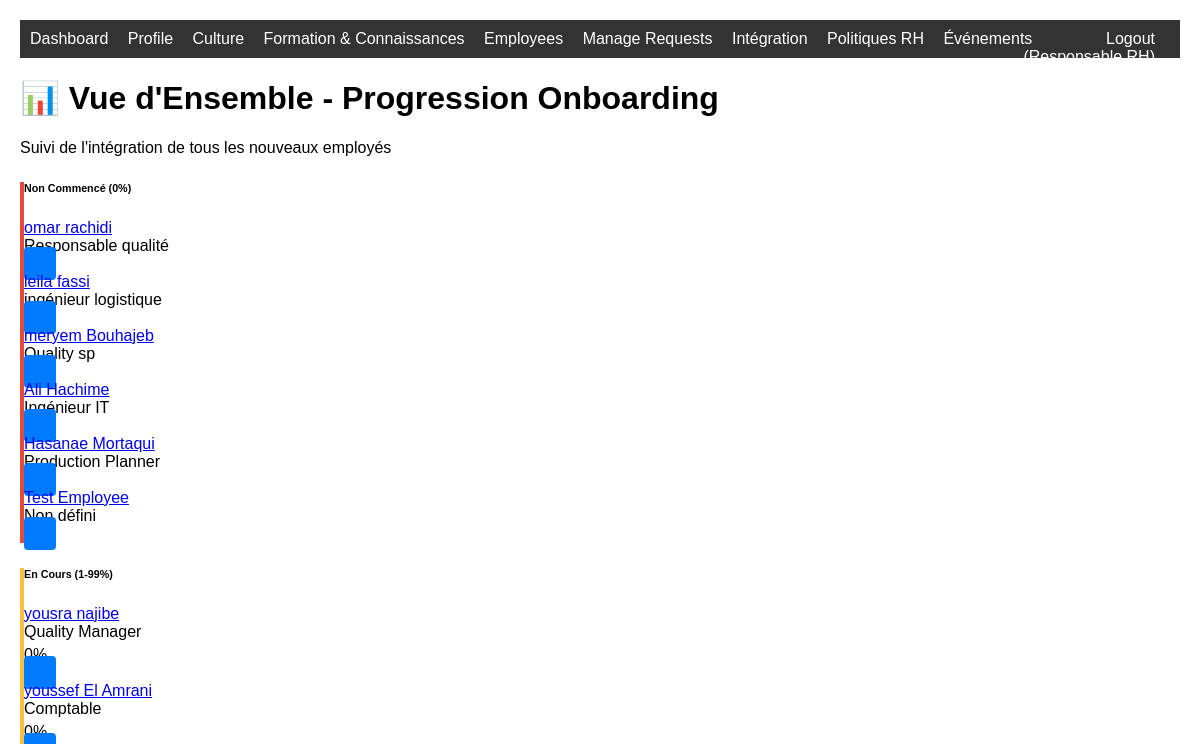
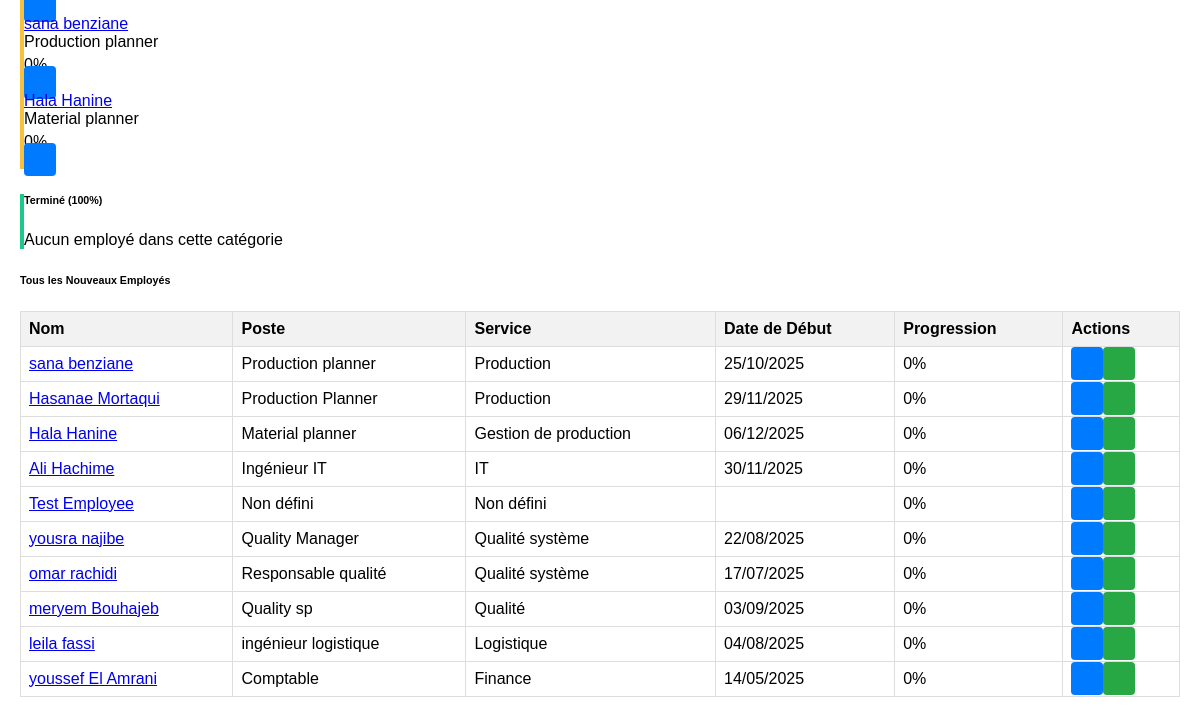
Page /onboarding/progress/ (signed in) on the earlier database version (2 pictures, top to bottom).
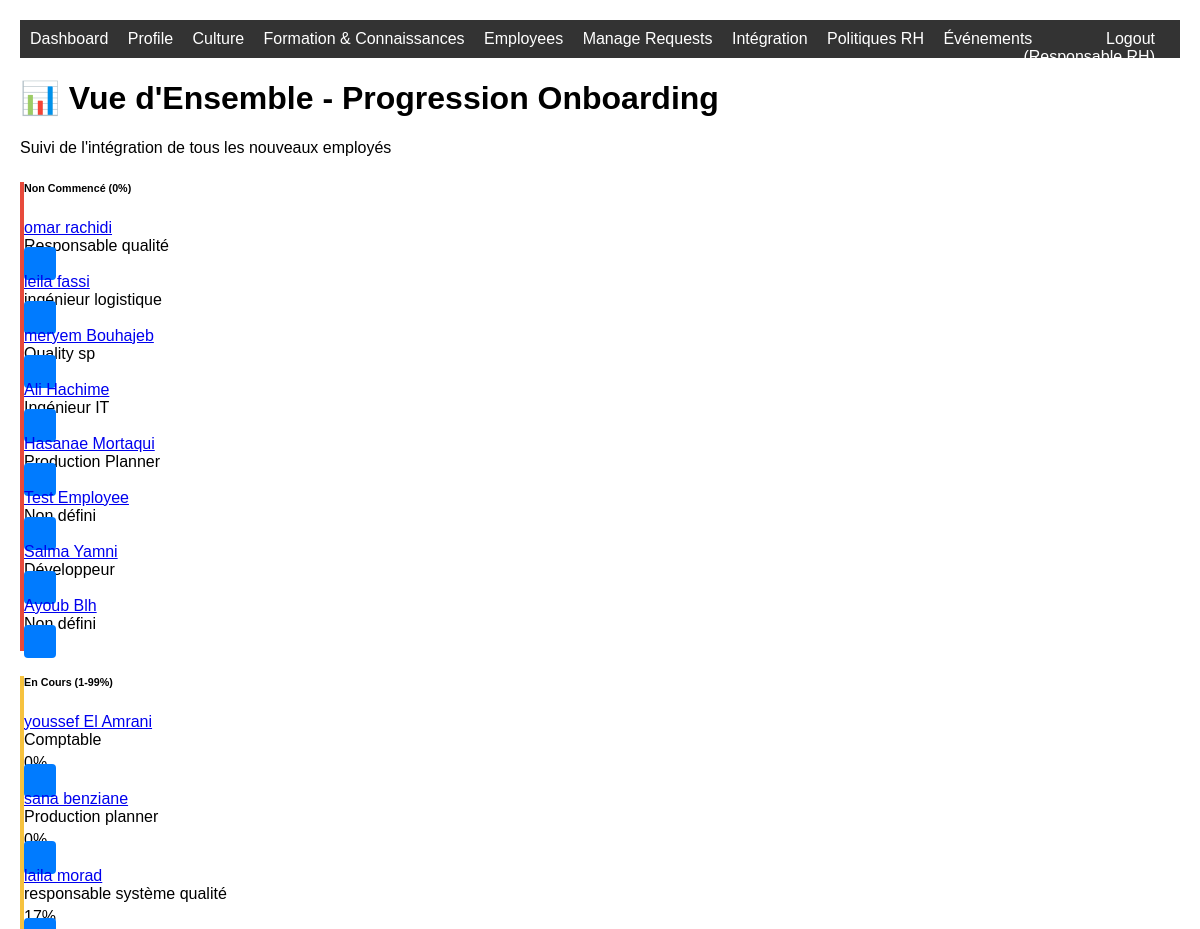
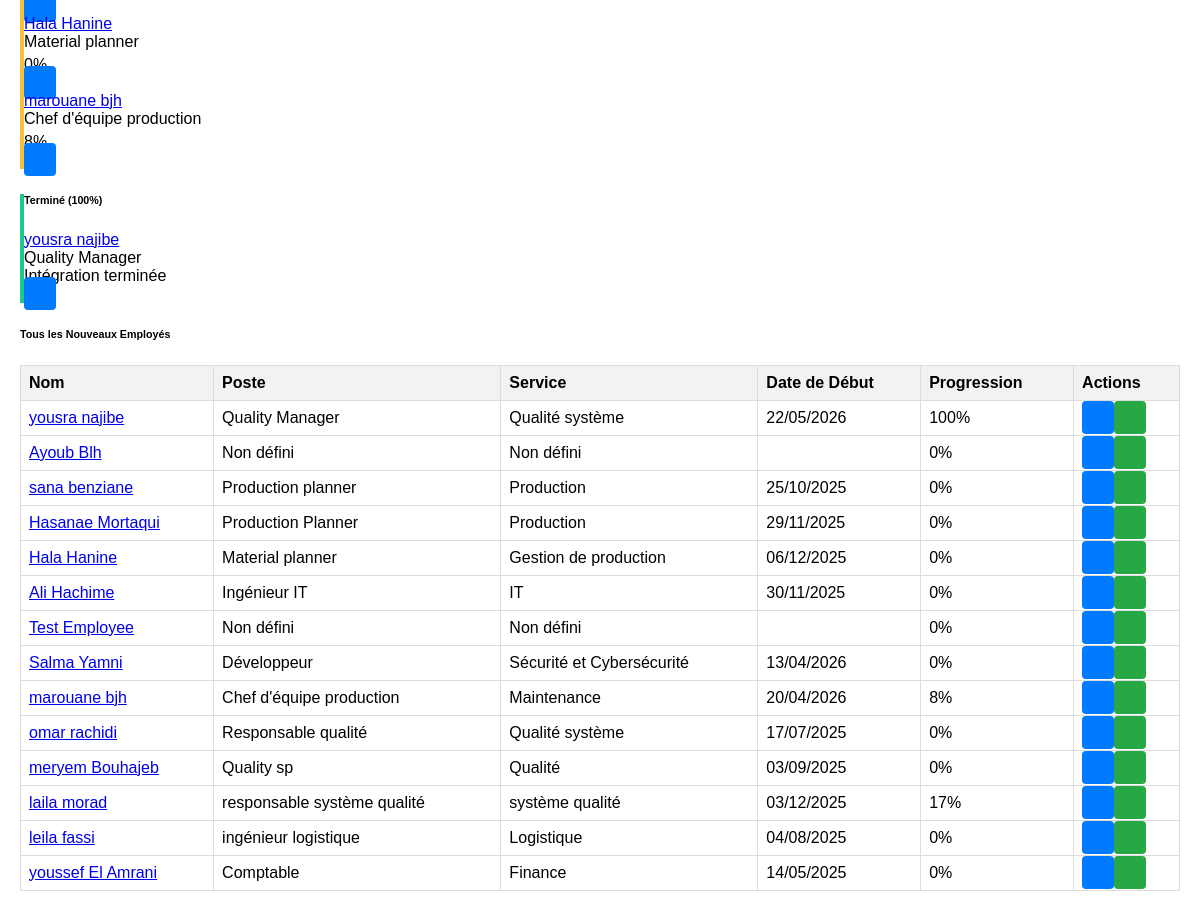
Same page on the later database version (2 pictures, top to bottom).
### employees/models.py (models this page shows, shortened)
class Employee(models.Model):
    user = models.OneToOneField(settings.AUTH_USER_MODEL, on_delete=models.CASCADE, related_name='employee_profile')
    matricule = models.CharField(max_length=30, unique=True)
    poste = models.CharField(max_length=100, blank=True)
    service = models.CharField(max_length=100, blank=True)
    department = models.ForeignKey(Department, on_delete=models.SET_NULL, null=True, blank=True, related_name='employees')
    date_embauche = models.DateField(null=True, blank=True)
    statut = models.CharField(max_length=50, default='actif')
    photo = models.ImageField(upload_to='employees/photos/', blank=True, null=True)
    onboarding_status = models.CharField(max_length=20, choices=[
        ('not_started', 'Non commencé'),
        ('in_progress', 'En cours'),
        ('completed', 'Terminé')
    ], default='not_started')
    assigned_manager = models.ForeignKey('self', on_delete=models.SET_NULL, null=True, blank=True, related_name='managed_employees')
    @property
    def onboarding_progress(self):
        total_items = self.onboarding_checklist.count()
        if total_items == 0:
            return 0
        completed_items = self.onboarding_checklist.filter(is_completed=True).count()
        progress = round((completed_items / total_items) * 100)
        if progress == 0:
            self.onboarding_status = 'not_started'
        elif progress == 100:
            self.onboarding_status = 'completed'
        else:
            self.onboarding_status = 'in_progress'
        self.save(update_fields=['onboarding_status'])
        return progress

### core/models.py (models this page shows, shortened)
class User(AbstractUser):
    ROLE_CHOICES = [
        ('employee', 'Employee'),
        ('hr_manager', 'Responsable RH'),
        ('hr_director', 'HR Director'),
        ('administrator', 'Administrator'),
    ]
    phone = models.CharField(max_length=20, blank=True, null=True)
    role = models.CharField(max_length=20, choices=ROLE_CHOICES, default='employee')

### onboarding/views.py (the view)
# urls.py: path('progress/', views.progress_overview, name='progress_overview'),
@user_passes_test(is_hr_manager_or_director)
def progress_overview(request):
    employees = Employee.objects.filter(onboarding_plan__isnull=False).distinct()
    progress_data = {
        'not_started': employees.filter(onboarding_status='not_started'),
        'in_progress': employees.filter(onboarding_status='in_progress'),
        'completed': employees.filter(onboarding_status='completed')
    }
    return render(request, 'onboarding/progress_overview.html', {
        'progress_data': progress_data,
        'employees': employees,
    })

### onboarding/views.py (called while the page is built)
def is_hr_manager_or_director(user):
    return user.role in ['hr_manager', 'hr_director']

### templates/onboarding/progress_overview.html (shortened to what the changed rows need)
{% extends 'base.html' %}
{% block content %}
<div class="container-fluid py-4">
    <div class="row mb-4">
        <div class="col-12">
            <h1 class="h3 mb-0">📊 Vue d'Ensemble - Progression Onboarding</h1>
        </div>
    </div>
    <div class="row mb-4">
        <div class="col-lg-4 mb-4">
            <div class="card border-left-danger shadow h-100">
                <div class="card-body">
                    {% for employee in progress_data.not_started %}
                    <div class="d-flex align-items-center mb-2 p-2 border rounded">
                        <div class="flex-grow-1">
                            <div class="font-weight-bold">
                                <a href="{% url 'employee_onboarding_detail' employee.pk %}">{{ employee.user.get_full_name }}</a>
                            </div>
                            <div class="text-muted small">{{ employee.poste }}</div>
                        </div>
                        <div>
                            <a href="{% url 'checklist_view' employee.pk %}" class="btn btn-sm btn-outline-danger">
                            </a>
                        </div>
                    </div>
                    {% empty %}
                    <p class="text-muted">Aucun employé dans cette catégorie</p>
                    {% endfor %}
                </div>
            </div>
        </div>
        <div class="col-lg-4 mb-4">
            <div class="card border-left-warning shadow h-100">
                <div class="card-body">
                    {% for employee in progress_data.in_progress %}
                    <div class="d-flex align-items-center mb-2 p-2 border rounded">
                        <div class="flex-grow-1">
                            <div class="font-weight-bold">
                                <a href="{% url 'employee_onboarding_detail' employee.pk %}">{{ employee.user.get_full_name }}</a>
                            </div>
                            <div class="text-muted small">{{ employee.poste }}</div>
                            <div class="progress mt-1" style="height: 5px;">
                            </div>
                        </div>
                        <div class="text-center mr-2">
                            <span class="font-weight-bold">{{ employee.onboarding_progress }}%</span>
                        </div>
                        <div>
                            <a href="{% url 'checklist_view' employee.pk %}" class="btn btn-sm btn-outline-warning">
                            </a>
                        </div>
                    </div>
                    {% empty %}
                    <p class="text-muted">Aucun employé dans cette catégorie</p>
                    {% endfor %}
                </div>
            </div>
        </div>
        <div class="col-lg-4 mb-4">
            <div class="card border-left-success shadow h-100">
                <div class="card-body">
                    {% for employee in progress_data.completed %}
                    <div class="d-flex align-items-center mb-2 p-2 border rounded">
                        <div class="flex-grow-1">
                            <div class="font-weight-bold">
                                <a href="{% url 'employee_onboarding_detail' employee.pk %}">{{ employee.user.get_full_name }}</a>
                            </div>
                            <div class="text-muted small">{{ employee.poste }}</div>
                            <div class="text-success small">
                                 Intégration terminée
                            </div>
                        </div>
                        <div>
                            <a href="{% url 'employee_onboarding_detail' employee.pk %}" class="btn btn-sm btn-outline-success">
                            </a>
                        </div>
                    </div>
                    {% empty %}
                    <p class="text-muted">Aucun employé dans cette catégorie</p>
                    {% endfor %}
                </div>
            </div>
        </div>
    </div>
    <div class="row">
        <div class="col-12">
            <div class="card shadow">
                <div class="card-body">
                    <div class="table-responsive">
                        <table class="table table-bordered">
                            <thead>
                                <tr>
                                    <th>Nom</th>
                                    <th>Poste</th>
                                    <th>Service</th>
                                    <th>Date de Début</th>
                                    <th>Progression</th>
                                    <th>Actions</th>
                                </tr>
                            </thead>
                            <tbody>
                                {% for employee in employees %}
                                <tr>
                                    <td>
                                        <a href="{% url 'employee_onboarding_detail' employee.pk %}">{{ employee.user.get_full_name }}</a>
                                    </td>
                                    <td>{{ employee.poste }}</td>
                                    <td>{{ employee.service }}</td>
                                    <td>{{ employee.date_embauche|date:"d/m/Y" }}</td>
                                    <td>
                                        <div class="d-flex align-items-center">
                                            <span class="font-weight-bold">{{ employee.onboarding_progress }}%</span>
                                        </div>
                                    </td>
                                    <td>
                                        <div class="btn-group" role="group">
                                            <a href="{% url 'employee_onboarding_detail' employee.pk %}" class="btn btn-sm btn-info">
                                            </a>
                                            <a href="{% url 'checklist_view' employee.pk %}" class="btn btn-sm btn-success">
                                            </a>
                                        </div>
                                    </td>
                                </tr>
                                {% endfor %}
                            </tbody>
                        </table>
                    </div>
                </div>
            </div>
        </div>
    </div>
</div>
{% endblock %}

Differences in the rows shown:
added Employee: user.get_full_name "Salma Yamni", poste "Développeur", service "Sécurité et Cybersécurité", date_embauche "13/04/2026", onboarding_progress "0"
added Employee: user.get_full_name "Ayoub Blh", poste "Non défini", service "Non défini", onboarding_progress "0"
now on this page (row edited): Employee: user.get_full_name "laila morad", poste "responsable système qualité", onboarding_progress "17", service "système qualité", date_embauche "03/12/2025"
added Employee: user.get_full_name "marouane bjh", poste "Chef d'équipe production", onboarding_progress "8", service "Maintenance", date_embauche "20/04/2026"
changed Employee "Quality Manager": date_embauche "22/08/2025" → "22/05/2026"; onboarding_progress "0" → "100"; moves from the list under "En Cours (1-99%)" to the list under "Terminé (100%)"; moves up the list
Other differences:
text no longer shown: "Aucun employé dans cette catégorie"
